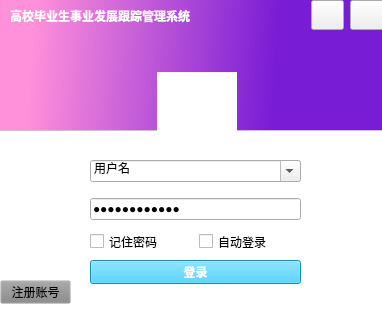
<?xml version="1.0" encoding="UTF-8"?>
<ui version="4.0">
 <class>LoginWindow</class>
 <widget class="QMainWindow" name="LoginWindow">
  <property name="geometry">
   <rect>
    <x>0</x>
    <y>0</y>
    <width>382</width>
    <height>311</height>
   </rect>
  </property>
  <property name="windowTitle">
   <string>MainWindow</string>
  </property>
  <widget class="QWidget" name="centralwidget">
   <widget class="QFrame" name="login_frame">
    <property name="geometry">
     <rect>
      <x>-20</x>
      <y>-10</y>
      <width>411</width>
      <height>141</height>
     </rect>
    </property>
    <property name="styleSheet">
     <string notr="true">QFrame#login_frame{
	background-color: qlineargradient(spread:reflect, x1:0.856, y1:0.557, x2:0.086, y2:0.539136, stop:0.177885 rgba(121, 28, 213, 255), stop:0.951923 rgba(255, 144, 218, 255));
}</string>
    </property>
    <property name="frameShape">
     <enum>QFrame::StyledPanel</enum>
    </property>
    <property name="frameShadow">
     <enum>QFrame::Raised</enum>
    </property>
    <widget class="QWidget" name="horizontalLayoutWidget">
     <property name="geometry">
      <rect>
       <x>331</x>
       <y>-20</y>
       <width>73</width>
       <height>91</height>
      </rect>
     </property>
     <layout class="QHBoxLayout" name="horizontalLayout">
      <item>
       <widget class="QPushButton" name="minimize_button">
        <property name="minimumSize">
         <size>
          <width>30</width>
          <height>30</height>
         </size>
        </property>
        <property name="styleSheet">
         <string notr="true">QPushButton{
border-image: url(:/files/imgs/minimize.png);
}
QPushButton:hover{
	 background-color:rgb(0, 24,66);
}
QPushButton:pressed{
	background-color: rgb(232, 59, 35);
}</string>
        </property>
        <property name="text">
         <string/>
        </property>
       </widget>
      </item>
      <item>
       <widget class="QPushButton" name="close_button">
        <property name="minimumSize">
         <size>
          <width>30</width>
          <height>30</height>
         </size>
        </property>
        <property name="styleSheet">
         <string notr="true">QPushButton{
	border-image: url(:/files/imgs/close.png);
}
QPushButton:hover{
	 background-color:rgb(139, 29, 31);
}
QPushButton:pressed{
	 background-color: rgb(232, 59, 35);
}</string>
        </property>
        <property name="text">
         <string/>
        </property>
       </widget>
      </item>
     </layout>
    </widget>
    <widget class="QLabel" name="label_2">
     <property name="geometry">
      <rect>
       <x>30</x>
       <y>10</y>
       <width>281</width>
       <height>31</height>
      </rect>
     </property>
     <property name="font">
      <font>
       <family>幼圆</family>
       <pointsize>9</pointsize>
       <weight>75</weight>
       <bold>true</bold>
      </font>
     </property>
     <property name="styleSheet">
      <string notr="true">color:white;</string>
     </property>
     <property name="text">
      <string>高校毕业生事业发展跟踪管理系统</string>
     </property>
    </widget>
   </widget>
   <widget class="QFrame" name="frame_2">
    <property name="geometry">
     <rect>
      <x>-10</x>
      <y>130</y>
      <width>401</width>
      <height>191</height>
     </rect>
    </property>
    <property name="styleSheet">
     <string notr="true">QFrame#frame_2{
	background-color: rgb(255, 255, 255);
}</string>
    </property>
    <property name="frameShape">
     <enum>QFrame::StyledPanel</enum>
    </property>
    <property name="frameShadow">
     <enum>QFrame::Raised</enum>
    </property>
    <widget class="QWidget" name="verticalLayoutWidget_2">
     <property name="geometry">
      <rect>
       <x>40</x>
       <y>20</y>
       <width>41</width>
       <height>71</height>
      </rect>
     </property>
     <layout class="QVBoxLayout" name="verticalLayout_3">
      <item>
       <widget class="QLabel" name="user_icon">
        <property name="styleSheet">
         <string notr="true">border-image: url(:/files/imgs/username.png);
</string>
        </property>
        <property name="text">
         <string/>
        </property>
       </widget>
      </item>
      <item>
       <widget class="QLabel" name="password_icon">
        <property name="styleSheet">
         <string notr="true">border-image: url(:/files/imgs/password.png);
</string>
        </property>
        <property name="text">
         <string/>
        </property>
       </widget>
      </item>
     </layout>
    </widget>
    <widget class="QPushButton" name="Register_button">
     <property name="geometry">
      <rect>
       <x>10</x>
       <y>150</y>
       <width>71</width>
       <height>24</height>
      </rect>
     </property>
     <property name="styleSheet">
      <string notr="true">QPushButton{
background-color: rgba(135, 135, 135, 0);
font: 8pt &quot;楷体&quot;;
}
QPushButton:hover{
color: rgb(138, 171, 178);
}

QPushButton:pressed{
	color: rgb(39, 39, 34);
}</string>
     </property>
     <property name="text">
      <string>注册账号</string>
     </property>
    </widget>
    <widget class="QWidget" name="horizontalLayoutWidget_2">
     <property name="geometry">
      <rect>
       <x>100</x>
       <y>100</y>
       <width>211</width>
       <height>23</height>
      </rect>
     </property>
     <layout class="QHBoxLayout" name="horizontalLayout_4">
      <item>
       <widget class="QCheckBox" name="save_password_checkbox">
        <property name="enabled">
         <bool>true</bool>
        </property>
        <property name="text">
         <string>记住密码</string>
        </property>
       </widget>
      </item>
      <item>
       <widget class="QCheckBox" name="autologin_checkbox">
        <property name="text">
         <string>自动登录</string>
        </property>
       </widget>
      </item>
     </layout>
    </widget>
    <widget class="QPushButton" name="Login_button">
     <property name="geometry">
      <rect>
       <x>100</x>
       <y>130</y>
       <width>211</width>
       <height>24</height>
      </rect>
     </property>
     <property name="font">
      <font>
       <weight>75</weight>
       <bold>true</bold>
      </font>
     </property>
     <property name="styleSheet">
      <string notr="true">QPushButton{
background-color: rgb(31, 200, 253);
color:white;
}
QPushButton:hover{
background-color: rgb(161, 255, 249);
}
QPushButton:pressed{
	background-color: rgb(30, 64, 255);
}
</string>
     </property>
     <property name="text">
      <string>登录</string>
     </property>
     <property name="shortcut">
      <string>Return</string>
     </property>
    </widget>
    <widget class="QWidget" name="verticalLayoutWidget">
     <property name="geometry">
      <rect>
       <x>100</x>
       <y>20</y>
       <width>211</width>
       <height>81</height>
      </rect>
     </property>
     <layout class="QVBoxLayout" name="verticalLayout_4">
      <item>
       <widget class="QComboBox" name="username_combobox">
        <property name="editable">
         <bool>true</bool>
        </property>
        <property name="currentText">
         <string>zladw</string>
        </property>
        <item>
         <property name="text">
          <string>用户名</string>
         </property>
        </item>
       </widget>
      </item>
      <item>
       <widget class="QLineEdit" name="password_lineedit">
        <property name="cursor">
         <cursorShape>IBeamCursor</cursorShape>
        </property>
        <property name="contextMenuPolicy">
         <enum>Qt::DefaultContextMenu</enum>
        </property>
        <property name="text">
         <string>wyl132161366</string>
        </property>
        <property name="echoMode">
         <enum>QLineEdit::PasswordEchoOnEdit</enum>
        </property>
       </widget>
      </item>
     </layout>
    </widget>
   </widget>
   <widget class="QGraphicsView" name="graphicsView">
    <property name="geometry">
     <rect>
      <x>157</x>
      <y>72</y>
      <width>80</width>
      <height>80</height>
     </rect>
    </property>
    <property name="styleSheet">
     <string notr="true">border-radius:40px;
border-image: url(:/files/imgs/profile_photo.png);</string>
    </property>
    <property name="frameShadow">
     <enum>QFrame::Raised</enum>
    </property>
   </widget>
  </widget>
 </widget>
 <resources/>
 <connections/>
</ui>
